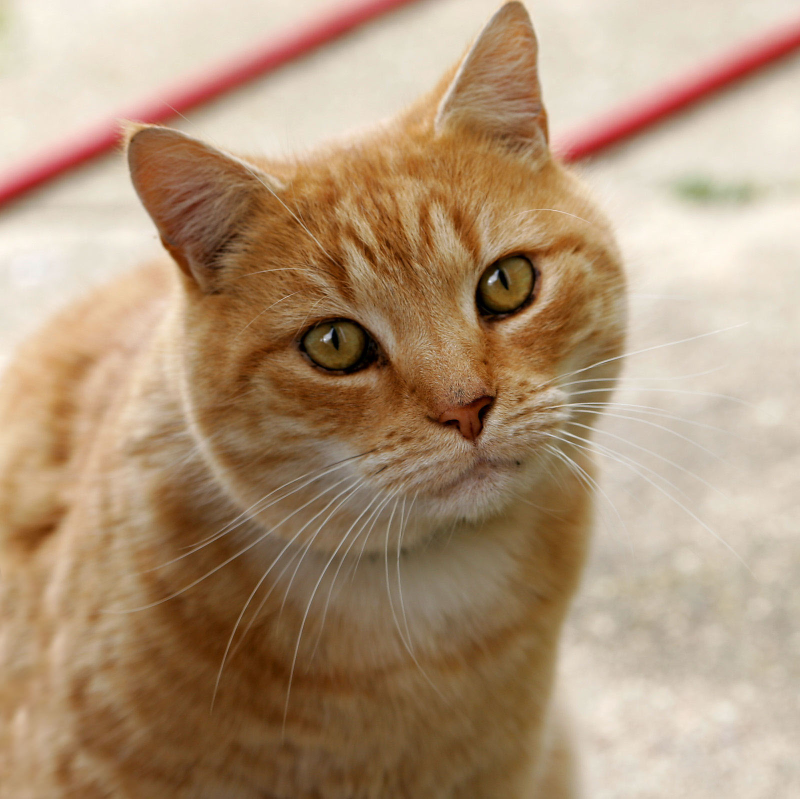
//> input picture images/Cat.jpg, 1600 x 1598 px (shown at 1/2 size)
$ ./odev5_1_3_histogram_gri   (built with g++ and OpenCV 4)
//> lines starting //> are read from the running program, lines starting //| are printed output that depends on the picture
// Ödev 5 - Görev 1, 2 ve 3
//
// Görev 1: Renkli bir görüntüyü OpenCV ile oku; her kanal için ayrı ayrı histogram çıkar (OpenCV'nin cv::calcHist'i).
// Görev 2: calcHist fonksiyonunu kendin yaz, her kanal için ayrı ayrı çalıştır, OpenCV'ninkiyle karşılaştır.
// Görev 3: RGB görüntüyü DOĞRU şekilde gri tonlu tek kanallı görüntüye çevir: hem OpenCV'nin hazır fonksiyonu (cvtColor)
//          hem kendi fonksiyonlarımızla; eşleşen piksellerin mutlak farklarının toplamını hata değeri olarak raporla.
//
// Not (kanal sırası): OpenCV renkli resmi B, G, R sırasıyla okur (bellekte p[0] = mavi, p[1] = yeşil, p[2] = kırmızı).
// "Doğru" gri dönüşüm, ağırlıkların kendi kanallarına uygulanmasıdır: gri = 0.299 R + 0.587 G + 0.114 B.
// Yanlış sıra (kırmızı ağırlığını mavi kanala uygulamak) sık yapılan bir hatadır; hatanın büyüklüğünü de göstereceğiz.
//
// Üç farklı kendi gri fonksiyonu:
//   A) gri_kayan_nokta : round(0.299 R + 0.587 G + 0.114 B)                       (ders kitabı formülü)
//   B) gri_sabit_nokta : (9798 R + 19235 G + 3735 B + 16384) >> 15                (OpenCV 5.x'in 8-bit sabit noktalı hesabı; 14 bit sürümü E satırında)
//   C) gri_ortalama    : (R + G + B) / 3                                           (basit ortalama, algısal olarak zayıf)
//   D) gri_yanlis_sira : B kanalına R ağırlığı, R kanalına B ağırlığı (hata örneği)
//
// Kullanım: ./histogram_gri [cikti_dizini] [resim_yolu=images/Cat.jpg]
// Derleme:  g++ -O2 odev5_1_3_histogram_gri.cpp -o histogram_gri.exe -std=c++17 $(pkg-config --cflags --libs opencv5)

#include <opencv2/core.hpp>
#include <opencv2/imgcodecs.hpp>
#include <opencv2/imgproc.hpp>

#include <algorithm>
#include <cmath>
#include <filesystem>
#include <iomanip>
#include <iostream>
#include <string>
#include <vector>

namespace fsys = std::filesystem;

// ---------------------------------------------------------------------------------------------
// Görev 2: kendi calcHist fonksiyonumuz
//   kanal : tek kanallı 8-bit resim
//   bins  : kutu sayısı; değer v, [0, 256) aralığında (v * bins / 256) numaralı kutuya düşer
// ---------------------------------------------------------------------------------------------
static std::vector<long long> myCalcHist(const cv::Mat& channel, int bins = 256) {
    std::vector<long long> hist(bins, 0);
    for (int y = 0; y < channel.rows; ++y) {
        const uchar* row = channel.ptr<uchar>(y);
        for (int x = 0; x < channel.cols; ++x) ++hist[(row[x] * bins) / 256];
    }
    return hist;
}

// Görev 1: OpenCV'nin cv::calcHist'i (tek kanal, aralık [0, 256))
static std::vector<long long> openCvCalcHist(const cv::Mat& channel, int bins = 256) {
    cv::Mat h;
    const int channels[] = {0};
    const int histSize[] = {bins};
    const float range[] = {0.0f, 256.0f};
    const float* ranges[] = {range};
    cv::calcHist(&channel, 1, channels, cv::Mat(), h, 1, histSize, ranges, true, false);
    std::vector<long long> out(bins);
    for (int i = 0; i < bins; ++i) out[i] = static_cast<long long>(std::lround(h.at<float>(i)));
    return out;
}

// Histogramı çubuk grafik olarak çizer (her kutu 2 piksel genişlikte, 256 kutu için 512 piksel)
static cv::Mat plotHist(const std::vector<long long>& h, const cv::Scalar& color, const std::string& title, int bins = 256) {
    const int barW = std::max(1, 512 / bins), W = bins * barW, H = 200, top = 26;
    cv::Mat img(H + top + 20, W + 20, CV_8UC3, cv::Scalar(255, 255, 255));
    const long long mx = *std::max_element(h.begin(), h.end());
    for (int i = 0; i < bins; ++i) {
        const int bh = mx > 0 ? static_cast<int>(std::lround(static_cast<double>(h[i]) / mx * H)) : 0;
        cv::rectangle(img, cv::Point(10 + i * barW, top + H - bh), cv::Point(10 + (i + 1) * barW - 1, top + H), color, cv::FILLED);
    }
    cv::rectangle(img, cv::Rect(10, top, W, H), cv::Scalar(120, 120, 120), 1);
    cv::putText(img, title + "  (en yuksek kutu: " + std::to_string(mx) + " piksel)", cv::Point(10, 18), cv::FONT_HERSHEY_SIMPLEX, 0.5, cv::Scalar(30, 30, 30), 1, cv::LINE_AA);
    cv::putText(img, "0", cv::Point(8, top + H + 15), cv::FONT_HERSHEY_SIMPLEX, 0.4, cv::Scalar(80, 80, 80), 1, cv::LINE_AA);
    cv::putText(img, "255", cv::Point(W - 12, top + H + 15), cv::FONT_HERSHEY_SIMPLEX, 0.4, cv::Scalar(80, 80, 80), 1, cv::LINE_AA);
    return img;
}

// ---------------------------------------------------------------------------------------------
// Görev 3: kendi gri dönüşüm fonksiyonlarımız (girdi: OpenCV'nin B, G, R sıralı 8-bit resmi)
// ---------------------------------------------------------------------------------------------
static cv::Mat gri_kayan_nokta(const cv::Mat& bgr) {
    cv::Mat g(bgr.size(), CV_8UC1);
    for (int y = 0; y < bgr.rows; ++y)
        for (int x = 0; x < bgr.cols; ++x) {
            const cv::Vec3b p = bgr.at<cv::Vec3b>(y, x);  // p[0] = B, p[1] = G, p[2] = R
            g.at<uchar>(y, x) = cv::saturate_cast<uchar>(static_cast<int>(std::lround(0.299 * p[2] + 0.587 * p[1] + 0.114 * p[0])));
        }
    return g;
}

static cv::Mat gri_sabit_nokta(const cv::Mat& bgr) {
    cv::Mat g(bgr.size(), CV_8UC1);
    for (int y = 0; y < bgr.rows; ++y)
        for (int x = 0; x < bgr.cols; ++x) {
            const cv::Vec3b p = bgr.at<cv::Vec3b>(y, x);
            g.at<uchar>(y, x) = static_cast<uchar>((p[2] * 9798 + p[1] * 19235 + p[0] * 3735 + (1 << 14)) >> 15);  // 9798+19235+3735 = 32768 = 2^15
        }
    return g;
}

// Eski OpenCV sürümlerinin 14 bit sabit noktalı hesabı (bu sürümde bazı piksellerde 1 seviye farklı çıkabilir)
static cv::Mat gri_sabit_nokta14(const cv::Mat& bgr) {
    cv::Mat g(bgr.size(), CV_8UC1);
    for (int y = 0; y < bgr.rows; ++y)
        for (int x = 0; x < bgr.cols; ++x) {
            const cv::Vec3b p = bgr.at<cv::Vec3b>(y, x);
            g.at<uchar>(y, x) = static_cast<uchar>((p[2] * 4899 + p[1] * 9617 + p[0] * 1868 + (1 << 13)) >> 14);  // 4899+9617+1868 = 16384 = 2^14
        }
    return g;
}

static cv::Mat gri_ortalama(const cv::Mat& bgr) {
    cv::Mat g(bgr.size(), CV_8UC1);
    for (int y = 0; y < bgr.rows; ++y)
        for (int x = 0; x < bgr.cols; ++x) {
            const cv::Vec3b p = bgr.at<cv::Vec3b>(y, x);
            g.at<uchar>(y, x) = static_cast<uchar>(std::lround((p[0] + p[1] + p[2]) / 3.0));
        }
    return g;
}

static cv::Mat gri_yanlis_sira(const cv::Mat& bgr) {
    cv::Mat g(bgr.size(), CV_8UC1);
    for (int y = 0; y < bgr.rows; ++y)
        for (int x = 0; x < bgr.cols; ++x) {
            const cv::Vec3b p = bgr.at<cv::Vec3b>(y, x);
            g.at<uchar>(y, x) = cv::saturate_cast<uchar>(static_cast<int>(std::lround(0.299 * p[0] + 0.587 * p[1] + 0.114 * p[2])));  // YANLIS: B'ye R agirligi
        }
    return g;
}

struct DiffStats {
    long long sumAbs = 0;
    long long differing = 0;
    int maxDiff = 0;
};

static DiffStats compareImages(const cv::Mat& a, const cv::Mat& b) {
    DiffStats s;
    for (int y = 0; y < a.rows; ++y)
        for (int x = 0; x < a.cols; ++x) {
            const int d = std::abs(static_cast<int>(a.at<uchar>(y, x)) - static_cast<int>(b.at<uchar>(y, x)));
            s.sumAbs += d;
            s.differing += d != 0 ? 1 : 0;
            s.maxDiff = std::max(s.maxDiff, d);
        }
    return s;
}

int main(int argc, char** argv) {
    const fsys::path outDir = (argc >= 2) ? fsys::path(argv[1]) : fsys::path("cikti_histogram_gri");
    const std::string path = (argc >= 3) ? argv[2] : "images/Cat.jpg";
    fsys::create_directories(outDir);

    // ---- Gorev 1: resmi oku, kanallari ayir ----
    const cv::Mat bgr = cv::imread(path, cv::IMREAD_COLOR);
//> bgr is the input picture: 1598 rows x 1600 cols, CV_8UC3; mean B, G, R 120.7, 148.8, 175.9
    if (bgr.empty()) {
        std::cerr << "Hata: resim okunamadi: " << path << "\n";
        return 1;
    }
    std::vector<cv::Mat> ch;
    cv::split(bgr, ch);  // ch[0] = B, ch[1] = G, ch[2] = R
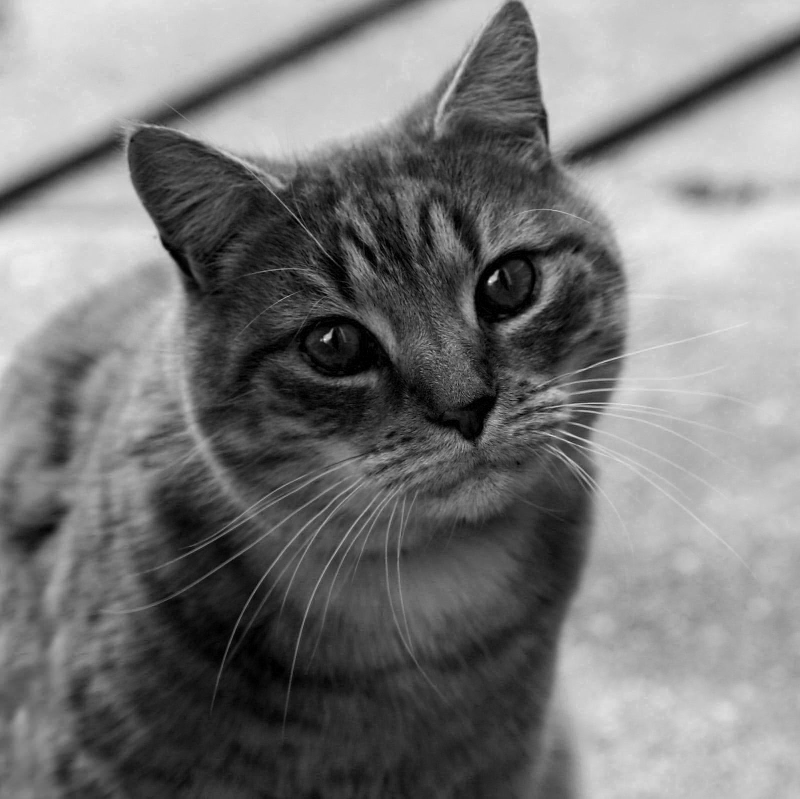
//> ch[0]: 1598 rows x 1600 cols, CV_8UC1 (shown at 1/2 size); min 0, max 247, mean 120.7
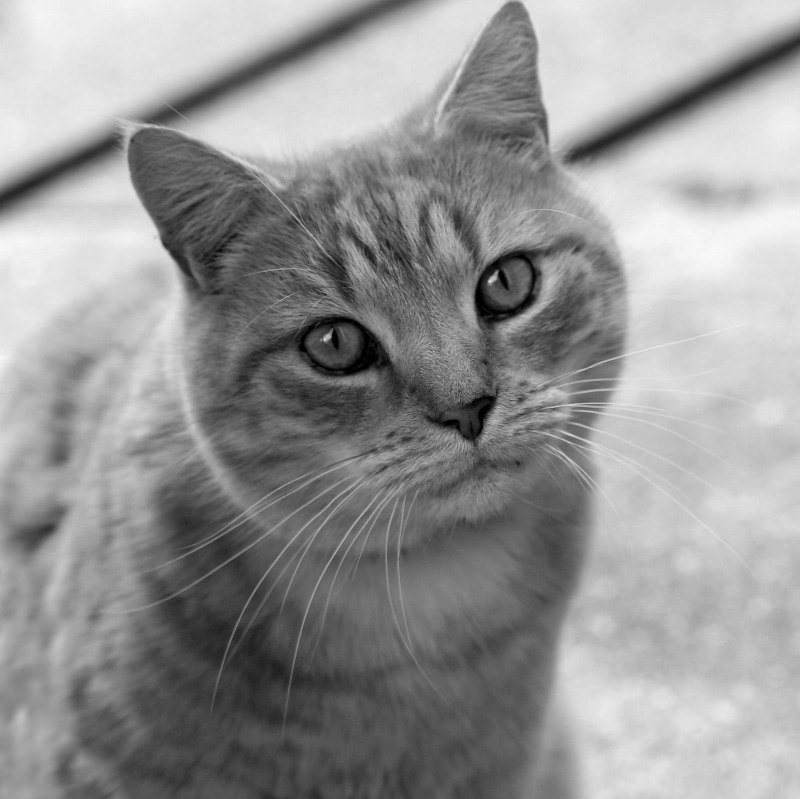
//> ch[1]: 1598 rows x 1600 cols, CV_8UC1 (shown at 1/2 size); min 0, max 250, mean 148.8
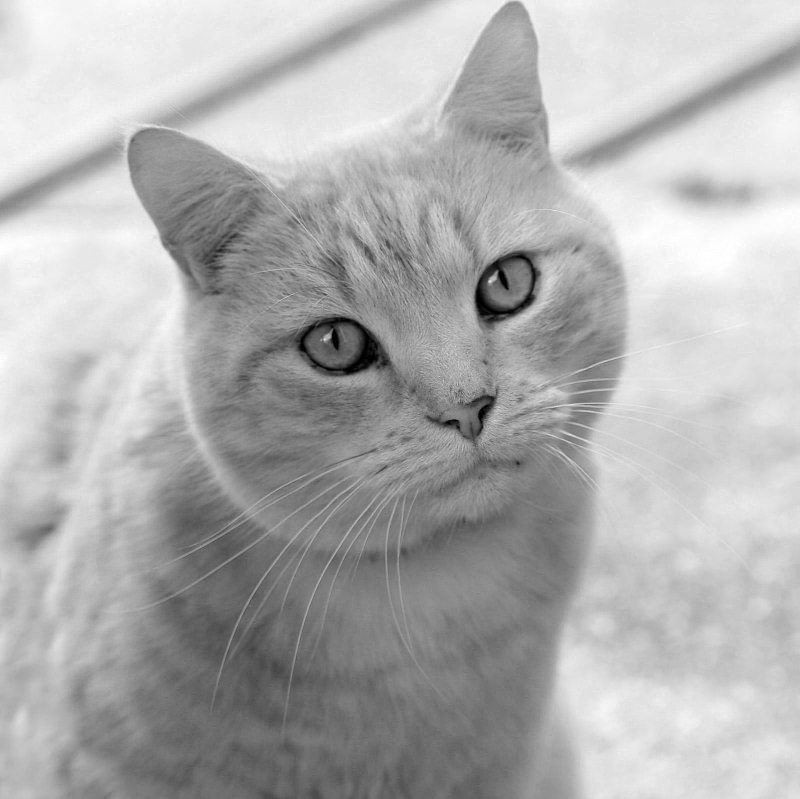
//> ch[2]: 1598 rows x 1600 cols, CV_8UC1 (shown at 1/2 size); min 0, max 255, mean 175.9
    const std::string names[3] = {"Mavi (B)", "Yesil (G)", "Kirmizi (R)"};
    const cv::Scalar colors[3] = {cv::Scalar(220, 80, 0), cv::Scalar(0, 150, 0), cv::Scalar(0, 0, 220)};
    const long long totalPixels = static_cast<long long>(bgr.rows) * bgr.cols;
//> totalPixels = 2556800

    std::cout << "Resim: " << path << " (" << bgr.cols << "x" << bgr.rows << ", " << bgr.channels() << " kanal, " << totalPixels << " piksel)\n";
//| Resim: images/Cat.jpg (1600x1598, 3 kanal, 2556800 piksel)
    std::cout << "OpenCV bu resmi B, G, R sirasiyla okur (cikti isimleri: kanal 0 = Mavi, 1 = Yesil, 2 = Kirmizi)\n\n";

    // ---- Gorev 1 ve 2: OpenCV ve kendi histogramlari ----
    std::cout << "GOREV 1 ve 2 - KANAL HISTOGRAMLARI (256 kutu)\n";
    std::cout << "  " << std::left << std::setw(14) << "Kanal" << std::right << std::setw(14) << "toplam piksel" << std::setw(10) << "ortalama" << std::setw(12) << "en yuksek k" << std::setw(16) << "en yuksek sayi"
              << std::setw(22) << "kendi - OpenCV (|fark|)" << "\n";
    std::vector<std::vector<long long>> cvHist(3), myHist(3);
    for (int c = 0; c < 3; ++c) {
        cvHist[c] = openCvCalcHist(ch[c]);
        myHist[c] = myCalcHist(ch[c]);
        long long sum = 0, total = 0, absDiff = 0;
        int peak = 0;
        for (int v = 0; v < 256; ++v) {
            sum += static_cast<long long>(v) * myHist[c][v];
            total += myHist[c][v];
            absDiff += std::llabs(myHist[c][v] - cvHist[c][v]);
            if (myHist[c][v] > myHist[c][peak]) peak = v;
        }
        std::cout << "  " << std::left << std::setw(14) << names[c] << std::right << std::setw(14) << total << std::setw(10) << std::fixed << std::setprecision(2) << static_cast<double>(sum) / total << std::setw(12)
                  << peak << std::setw(16) << myHist[c][peak] << std::setw(22) << absDiff << "\n";
    }
    // farkli kutu sayisi ile de dogrula
    std::cout << "  Farkli kutu sayilariyla dogrulama (3 kanalin toplam mutlak farki; 0 = ayni):";
    for (int bins : {256, 128, 64, 16, 10}) {
        long long d = 0;
        for (int c = 0; c < 3; ++c) {
            const std::vector<long long> a = openCvCalcHist(ch[c], bins), b = myCalcHist(ch[c], bins);
            for (int i = 0; i < bins; ++i) d += std::llabs(a[i] - b[i]);
        }
        std::cout << " " << bins << " kutu: " << d << ";";
    }
//> this loop made 5 passes
//|  256 kutu: 0; 128 kutu: 0; 64 kutu: 0; 16 kutu: 0; 10 kutu: 0;
    std::cout << "\n\n";

    cv::Mat plotCv, plotMy;
    {
        std::vector<cv::Mat> a, b;
        for (int c = 0; c < 3; ++c) {
            a.push_back(plotHist(cvHist[c], colors[c], "OpenCV calcHist: " + names[c]));
            b.push_back(plotHist(myHist[c], colors[c], "Kendi calcHist: " + names[c]));
        }
        cv::vconcat(a, plotCv);
        cv::vconcat(b, plotMy);
    }
    cv::imwrite((outDir / "1_histogramlar_opencv.png").string(), plotCv);
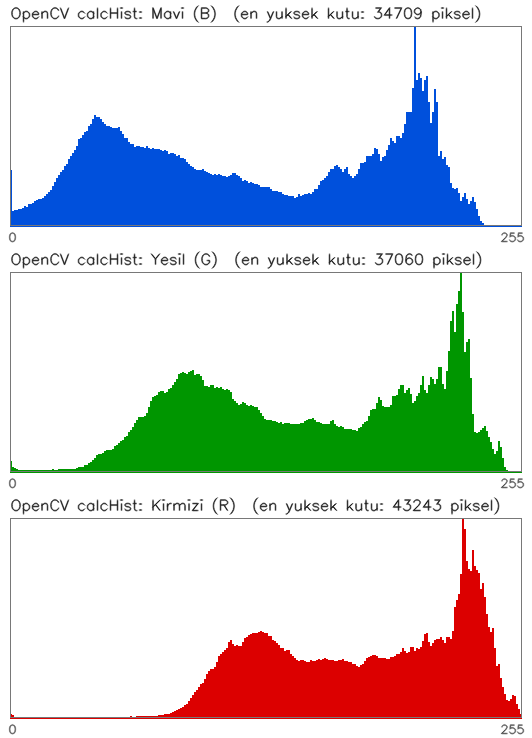
//> saved as 1_histogramlar_opencv.png: 738 rows x 532 cols, CV_8UC3; mean B, G, R 215.3, 215.3, 212
    cv::imwrite((outDir / "2_histogramlar_kendi.png").string(), plotMy);
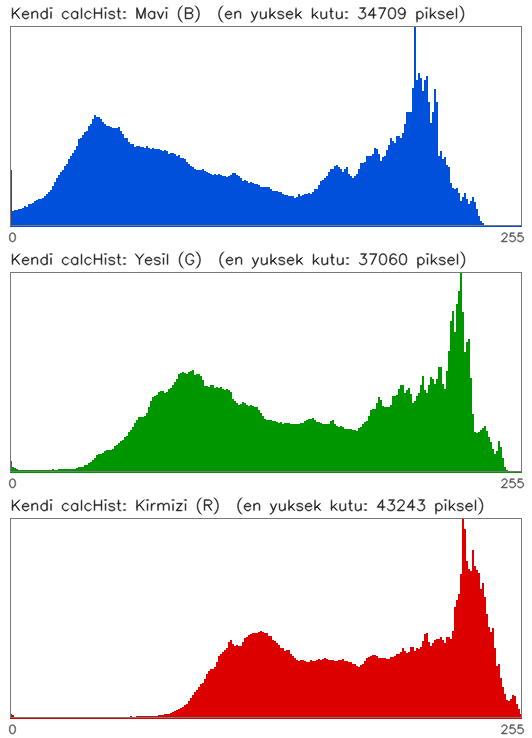
//> saved as 2_histogramlar_kendi.png: 738 rows x 532 cols, CV_8UC3; mean B, G, R 215.4, 215.4, 212.1

    // ---- Gorev 3: gri donusum ----
    cv::Mat grayCv;
    cv::cvtColor(bgr, grayCv, cv::COLOR_BGR2GRAY);

    struct Item {
        std::string name;
        cv::Mat img;
    };
    const std::vector<Item> items = {{"A) kendi, kayan nokta (0.299 R + 0.587 G + 0.114 B)", gri_kayan_nokta(bgr)},
                                     {"B) kendi, 15 bit sabit nokta (9798, 19235, 3735; OpenCV 5.x)", gri_sabit_nokta(bgr)},
                                     {"C) basit ortalama (R + G + B) / 3", gri_ortalama(bgr)},
                                     {"D) yanlis kanal sirasi (B'ye R agirligi)", gri_yanlis_sira(bgr)},
                                     {"E) kendi, 14 bit sabit nokta (4899, 9617, 1868; eski OpenCV)", gri_sabit_nokta14(bgr)}};
//> items = 5 items

    std::cout << "GOREV 3 - GRI DONUSUM: kendi fonksiyonlar ile OpenCV cvtColor(BGR2GRAY) arasindaki fark\n";
    std::cout << "  Hata degeri = eslesen piksellerin mutlak farklarinin toplami (sum |kendi - OpenCV|)\n";
    std::cout << "  " << std::left << std::setw(56) << "Fonksiyon" << std::right << std::setw(16) << "mutlak fark top." << std::setw(14) << "farkli piksel" << std::setw(10) << "oran %" << std::setw(10) << "en buyuk" << "\n";
    for (const Item& it : items) {
        const DiffStats s = compareImages(it.img, grayCv);
        std::cout << "  " << std::left << std::setw(56) << it.name << std::right << std::setw(16) << s.sumAbs << std::setw(14) << s.differing << std::setw(10) << std::setprecision(3)
                  << 100.0 * s.differing / totalPixels << std::setw(10) << s.maxDiff << "\n";
    }
    std::cout << "  (toplam " << totalPixels << " piksel)\n\n";
//|   (toplam 2556800 piksel)

    cv::imwrite((outDir / "3_gri_opencv.png").string(), grayCv);
    cv::imwrite((outDir / "3_gri_kendi_kayan_nokta.png").string(), items[0].img);
    cv::imwrite((outDir / "3_gri_kendi_sabit_nokta.png").string(), items[1].img);
    {
        cv::Mat d;
        cv::absdiff(items[0].img, grayCv, d);
//> d: 1598 rows x 1600 cols, CV_8UC1; every value is 0
        cv::Mat d50;
        d.convertTo(d50, CV_8U, 50.0);  // farki gorunur yapmak icin 50 kat
        cv::imwrite((outDir / "3_fark_kayan_nokta_x50.png").string(), d50);
        cv::absdiff(items[3].img, grayCv, d);
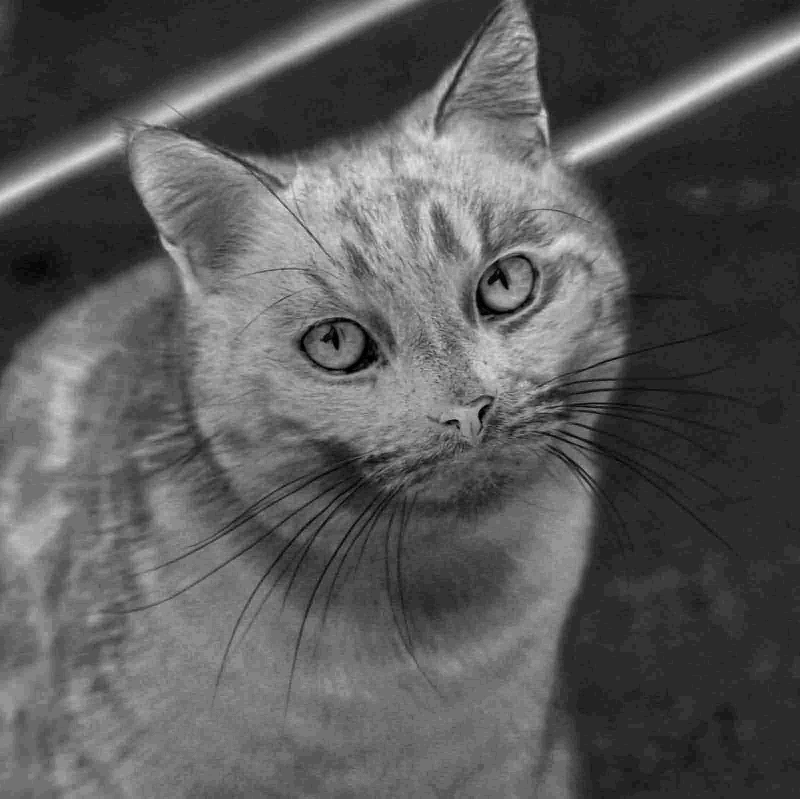
//> d: 1598 rows x 1600 cols, CV_8UC1 (shown at 1/2 size); min 0, max 29, mean 10.2; drawn with min black and max white
        cv::imwrite((outDir / "3_fark_yanlis_sira.png").string(), d);
    }

    std::cout << "Kaydedilenler (" << outDir.string() << "):\n"
              << "  1_histogramlar_opencv.png, 2_histogramlar_kendi.png : B, G, R kanal histogramlari (ust: mavi, orta: yesil, alt: kirmizi)\n"
              << "  3_gri_opencv.png, 3_gri_kendi_kayan_nokta.png, 3_gri_kendi_sabit_nokta.png : gri resimler\n"
              << "  3_fark_kayan_nokta_x50.png (50 kat buyutulmus), 3_fark_yanlis_sira.png : OpenCV gri resmiyle farklar\n";
    return 0;
}
